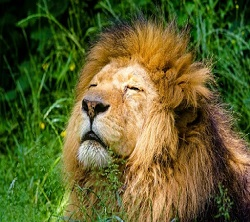
#> input picture python_work/20211217-py/cat_resize.jpg, 250 x 222 px
$ python EX02.py
#> lines starting #> are read from the running program, lines starting #| are printed output that depends on the picture
import cv2
import numpy as np
import matplotlib.pyplot as plt


catimg = cv2.imread('cat_resize.jpg')
#> catimg is the input picture: shape (222, 250, 3); mean B, G, R 44.5, 96.7, 94.5
rabbitimg = cv2.imread('rabbit.jpg')
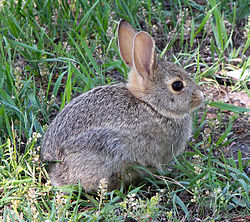
#> input picture python_work/20211217-py/rabbit.jpg, 250 x 222 px
#> rabbitimg is the input picture: shape (222, 250, 3); mean B, G, R 108.7, 125.4, 111.7


sumimg = cv2.add(catimg,rabbitimg)
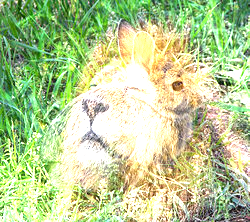
#> sumimg: shape (222, 250, 3); mean B, G, R 148.9, 204.4, 185
plt.imshow(cv2.cvtColor(sumimg,cv2.COLOR_RGB2GRAY))
plt.show()
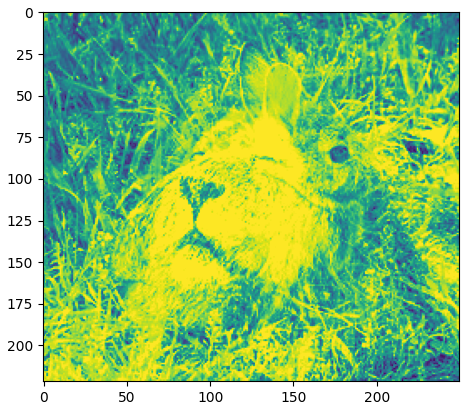
#> figure drawn by matplotlib, 1 panel

# sumimg = np.add(catimg,rabbitimg)
# plt.imshow('sumnpimg',cv2.COLOR_RGB2GRAY)
# plt.show()

sumnpimg = np.add(catimg,rabbitimg)
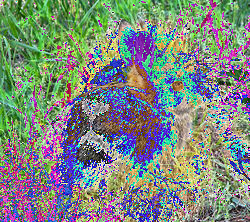
#> sumnpimg: shape (222, 250, 3); mean B, G, R 126.7, 136.1, 124.9
plt.imshow(cv2.cvtColor(sumnpimg,cv2.COLOR_RGB2GRAY))
plt.show()
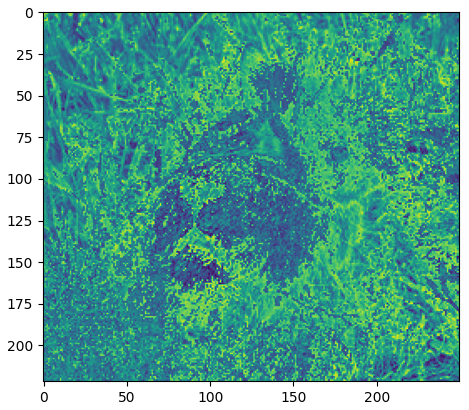
#> figure drawn by matplotlib, 1 panel
